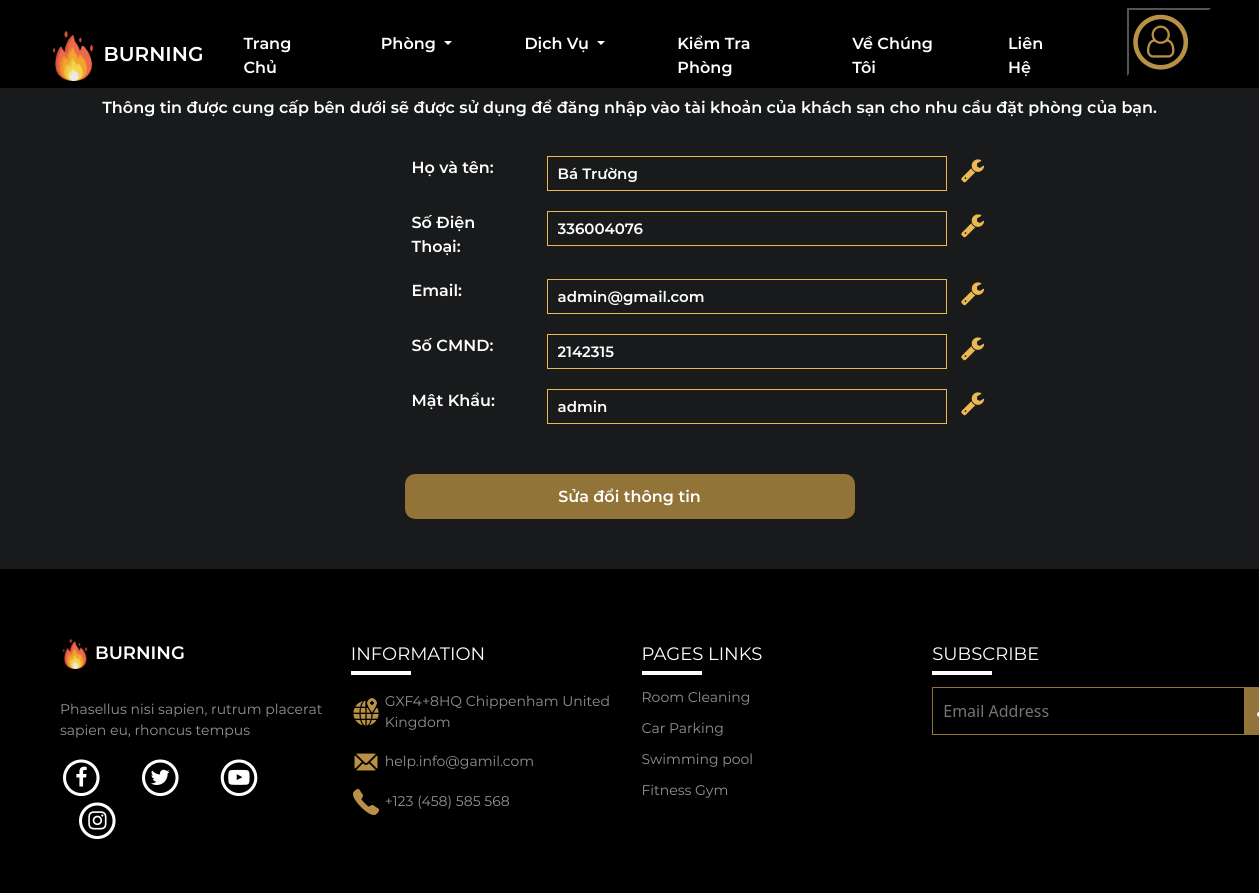
The page /logged/infor.php (signed in) on the database its author committed.
### tables this page shows
CREATE TABLE `quanlytaikhoan` (
  `ID` int(100) NOT NULL,
  `HoTen` varchar(100) NOT NULL,
  `SDT` int(12) NOT NULL,
  `Email` varchar(50) NOT NULL,
  `CMND` int(12) NOT NULL,
  `PassWord` varchar(20) NOT NULL
);

### logged/infor.php (the view, shortened to what this page needs)
<!DOCTYPE html>
<html lang="en">
<head>
    <link rel="stylesheet" href="https://cdnjs.cloudflare.com/ajax/libs/font-awesome/4.7.0/css/font-awesome.min.css">
    <link rel="stylesheet" href="../common/bootstrap-5.2.2-dist/css/bootstrap.min.css?v=<?php echo time(); ?>">
    <link rel="stylesheet" href="../css/infor.css?v=<?php echo time(); ?>">
    <link rel="stylesheet" href="../css/style.css">
</head>
<body>
<?php
    include('header.php');
?>
<?php
    if(isset($_POST['btn'])){
        $con = mysqli_connect("localhost","root","admin","burninghotel");
               if(!$con){
                   die("Kết nối không thành công");
               }
               $sql = "SELECT * From quanlytaikhoan where SDT='".$_SESSION['sdt']."'";
               $result = mysqli_query($con, $sql);
               if(mysqli_num_rows($result) > 0){
                  while($row = mysqli_fetch_array($result)){
                      $ten=$row['HoTen'];
                      $sdt=$row['SDT'];
                      $email=$row['Email'];
                      $cmnd=$row['CMND'];
                      $pass=$row['PassWord'];
                  }
                }
        ?>
        <section id="infor">
        <div class="container">
            <h1 class="text-center">Thông Tin Cá Nhân</h1>
            <p class="text-center">Thông tin được cung cấp bên dưới sẽ được sử dụng để đăng nhập vào tài khoản của khách sạn cho nhu cầu đặt phòng của bạn.</p>
            <form action="" method="POST">
                <div class="row">
                <div class="col-5">
                    <label for="">Họ và tên: </label>
                </div>
                <div class="col-7">
                    <input type="text" name="ten" id="" value="<?php echo $ten;?>" >
                    <i class="fa fa-wrench" style="color: #EBB853; font-size: 25px; margin-left: 10px;"></i>
                </div>
                <div class="col-5">
                    <label for="">Số Điện Thoại: </label>
                </div>
                <div class="col-7">
                    <input type="text" name="sdt" id="" value="<?php echo $sdt;?>" >
                    <i class="fa fa-wrench" style="color: #EBB853; font-size: 25px; margin-left: 10px;"></i>
                </div>
                <div class="col-5">
                    <label for="">Email: </label>
                </div>
                <div class="col-7">
                    <input type="text" name="email" id="" value="<?php echo $email?>">
                    <i class="fa fa-wrench" style="color: #EBB853; font-size: 25px; margin-left: 10px;"></i>
                </div>
                <div class="col-5">
                    <label for="">Số CMND: </label>
                </div>
                <div class="col-7">
                    <input type="text" name="cmnd" id="" value="<?php echo $cmnd?>" >
                    <i class="fa fa-wrench" style="color: #EBB853; font-size: 25px; margin-left: 10px;"></i>
                </div>
                <div class="col-5">
                    <label for="">Mật Khẩu: </label>
                </div>
                <div class="col-7">
                    <input type="text" name="pass" id="" value="<?php echo $pass?>" >
                    <i class="fa fa-wrench" style="color: #EBB853; font-size: 25px; margin-left: 10px;"></i>
                </div>
            </div>
            <div class="confirm d-flex">
                <button type="submit" name="submit1"> Xác Nhận Thông Tin </button>
            </div>
            </form>
            </div>
   </section>
        <?php
        }
      else{
                $con = mysqli_connect("localhost","root","admin","burninghotel");
                $sql = "SELECT * From quanlytaikhoan where SDT='".$_SESSION['sdt']."'";
                $result = mysqli_query($con, $sql);
                if(mysqli_num_rows($result) > 0){
                    while($row = mysqli_fetch_array($result)){
                        $ten=$row['HoTen'];
                        $sdt=$row['SDT'];
                        $email=$row['Email'];
                        $cmnd=$row['CMND'];
                        $pass=$row['PassWord'];
                    }
               }
              ?>
    <section id="infor">
        <div class="container">
            <h1 class="text-center">Thông Tin Cá Nhân</h1>
            <p class="text-center">Thông tin được cung cấp bên dưới sẽ được sử dụng để đăng nhập vào tài khoản của khách sạn cho nhu cầu đặt phòng của bạn.</p>
            <form action="" method="POST">
                <div class="row">
                <div class="col-5">
                    <label for="">Họ và tên: </label>
                </div>
                <div class="col-7">
                    <input type="text" name="ten" id="" value="<?php echo $ten;?>" disabled>
                    <i class="fa fa-wrench" style="color: #EBB853; font-size: 25px; margin-left: 10px;"></i>
                </div>
                <div class="col-5">
                    <label for="">Số Điện Thoại: </label>
                </div>
                <div class="col-7">
                    <input type="text" name="sdt" id="" value="<?php echo $sdt;?>" disabled>
                    <i class="fa fa-wrench" style="color: #EBB853; font-size: 25px; margin-left: 10px;"></i>
                </div>
                <div class="col-5">
                    <label for="">Email: </label>
                </div>
                <div class="col-7">
                    <input type="text" name="email" id="" value="<?php echo $email?>" disabled>
                    <i class="fa fa-wrench" style="color: #EBB853; font-size: 25px; margin-left: 10px;"></i>
                </div>
                <div class="col-5">
                    <label for="">Số CMND: </label>
                </div>
                <div class="col-7">
                    <input type="text" name="cmnd" id="" value="<?php echo $cmnd?>" disabled>
                    <i class="fa fa-wrench" style="color: #EBB853; font-size: 25px; margin-left: 10px;"></i>
                </div>
                <div class="col-5">
                    <label for="">Mật Khẩu: </label>
                </div>
                <div class="col-7">
                    <input type="text" name="pass" id="" value="<?php echo $pass?>" disabled>
                    <i class="fa fa-wrench" style="color: #EBB853; font-size: 25px; margin-left: 10px;"></i>
                </div>
            </div>
            <div class="confirm d-flex">
                <button type="submit" name="btn"> Sửa đổi thông tin  </button>
            </div>
            </form>
        </div>
    </section>
    <?php
    }
      include('footer.php');
    ?>
</body>
</html>

### css/infor.css (style rules this page uses)
#infor { background-color: #181A1B; color: white; font-family: Montserrat-SemiBold; margin-top: 40px; }
#infor label { padding-left: 340px; margin-top: 20px; }
#infor input { border: 1px solid #EBB853; background-color: transparent; width: 400px; height: 35px; margin-top: 20px; color: white; padding: 10px; font-size: 15px; }
#infor button { background-color: #937438; border: none; width: 450px; height: 45px; border-radius: 10px; color: white; margin: 50px auto; }

### css/style.css (style rules this page uses)
html, body { margin: 0; padding: 0; }
* { box-sizing: border-box; margin: 0; padding: 0; outline: none; }

### rows shown on the page
quanlytaikhoan: ten "Bá Trường", sdt "336004076", email "admin@gmail.com", cmnd "2142315", pass "admin"
